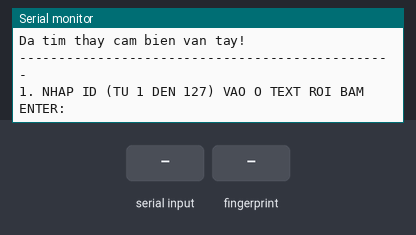
This sketch was run on a simulated ESP32. On the bench: the last lines printed to the serial monitor. The test bench sets the inputs (shaded band).

Above: at 2.3 s.
2.4 s: "90,45\n" received over Serial
At 2.9 s:
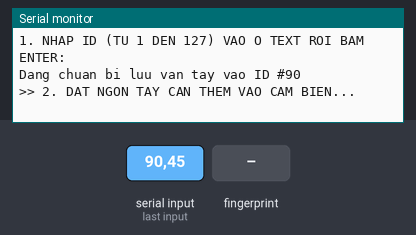
3.9 s: finger stored as number 1 placed on the sensor
At 5.6 s:
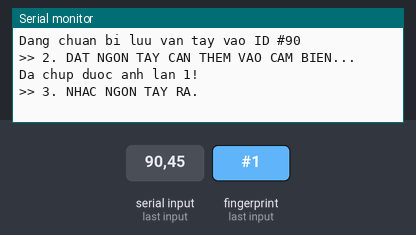
7.6 s: finger stored as number 1 placed on the sensor
At 7.76 s:
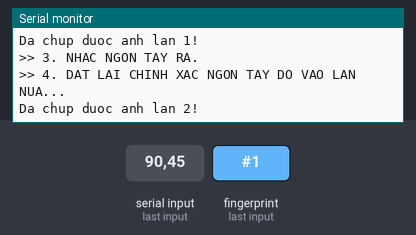

The sketch:

addFingerPrint.ino
```cpp
#include <Adafruit_Fingerprint.h>

#define FINGER_RX 16
#define FINGER_TX 17

HardwareSerial mySerial(2);
Adafruit_Fingerprint finger = Adafruit_Fingerprint(&mySerial);

uint8_t id;

void setup() {
  Serial.begin(115200);
  while (!Serial);
  delay(100);
  Serial.println("\n\n=== CHUONG TRINH THEM VAN TAY (AS608) ===");

  mySerial.begin(57600, SERIAL_8N1, FINGER_RX, FINGER_TX);
  finger.begin(57600);

  if (finger.verifyPassword()) {
    Serial.println("Da tim thay cam bien van tay!");
  } else {
    Serial.println("Khong tim thay cam bien. Hay kiem tra lai day P16, P17.");
    while (1) { delay(1); }
  }
}

uint8_t readnumber(void) {
  uint8_t num = 0;
  while (num == 0) {
    while (! Serial.available());
    num = Serial.parseInt();
  }
  return num;
}

void loop() {
  Serial.println("\n------------------------------------------------");
  Serial.println("1. NHAP ID (TU 1 DEN 127) VAO O TEXT ROI BAM ENTER:");
  id = readnumber();
  if (id == 0) {
     return;
  }
  Serial.print("Dang chuan bi luu van tay vao ID #");
  Serial.println(id);

  while (!getFingerprintEnroll() );
}

uint8_t getFingerprintEnroll() {

  int p = -1;
  Serial.println(">> 2. DAT NGON TAY CAN THEM VAO CAM BIEN...");
  while (p != FINGERPRINT_OK) {
    p = finger.getImage();
    switch (p) {
    case FINGERPRINT_OK:
      Serial.println("Da chup duoc anh lan 1!");
      break;
    case FINGERPRINT_NOFINGER:
      break;
    case FINGERPRINT_IMAGEFAIL:
      Serial.println("Loi anh");
      break;
    default:
      break;
    }
  }

  p = finger.image2Tz(1);
  if (p != FINGERPRINT_OK) {
    Serial.println("!!Anh bi mo hoac loi. Vui long thu lai.!!");
    return false;
  }

  Serial.println(">> 3. NHAC NGON TAY RA.");
  delay(2000);
  p = 0;
  while (p != FINGERPRINT_NOFINGER) {
    p = finger.getImage();
  }

  p = -1;
  Serial.println(">> 4. DAT LAI CHINH XAC NGON TAY DO VAO LAN NUA...");
  while (p != FINGERPRINT_OK) {
    p = finger.getImage();
    switch (p) {
    case FINGERPRINT_OK:
      Serial.println("Da chup duoc anh lan 2!");
      break;
    case FINGERPRINT_NOFINGER:
      break;
    default:
      break;
    }
  }

  p = finger.image2Tz(2);
  if (p != FINGERPRINT_OK) {
    Serial.println("!!Anh bi mo hoac loi. Vui long thu lai.!!");
    return false;
  }

  Serial.print("Dang xu ly tao khuon mau cho ID #");  Serial.println(id);

  p = finger.createModel();
  if (p == FINGERPRINT_OK) {
    Serial.println("Da tao xong Khuon mau!");
  } else if (p == FINGERPRINT_ENROLLMISMATCH) {
    Serial.println("!!HAI LAN QUET KHONG KHOP NHAU! Vui long lam lai.!!");
    return false;
  } else {
    Serial.println("Loi khong xac dinh");
    return false;
  }

  p = finger.storeModel(id);
  if (p == FINGERPRINT_OK) {
    Serial.println("\nHOAN TAT! LUU VAN TAY THANH CONG VAO ID: " + String(id));
    Serial.println("------------------------------------------------");
    return true;
  } else {
    Serial.println("!!Loi khi luu vao bo nho cam bien.!!");
    return false;
  }
}
```

Measured:
- after the input at 2.4 s, the serial monitor: prints a new line at once (image 1)
- after the input at 3.9 s, the serial monitor: prints a new line at once (image 2)
- after the input at 7.6 s, the serial monitor: prints a new line at once (image 3)
